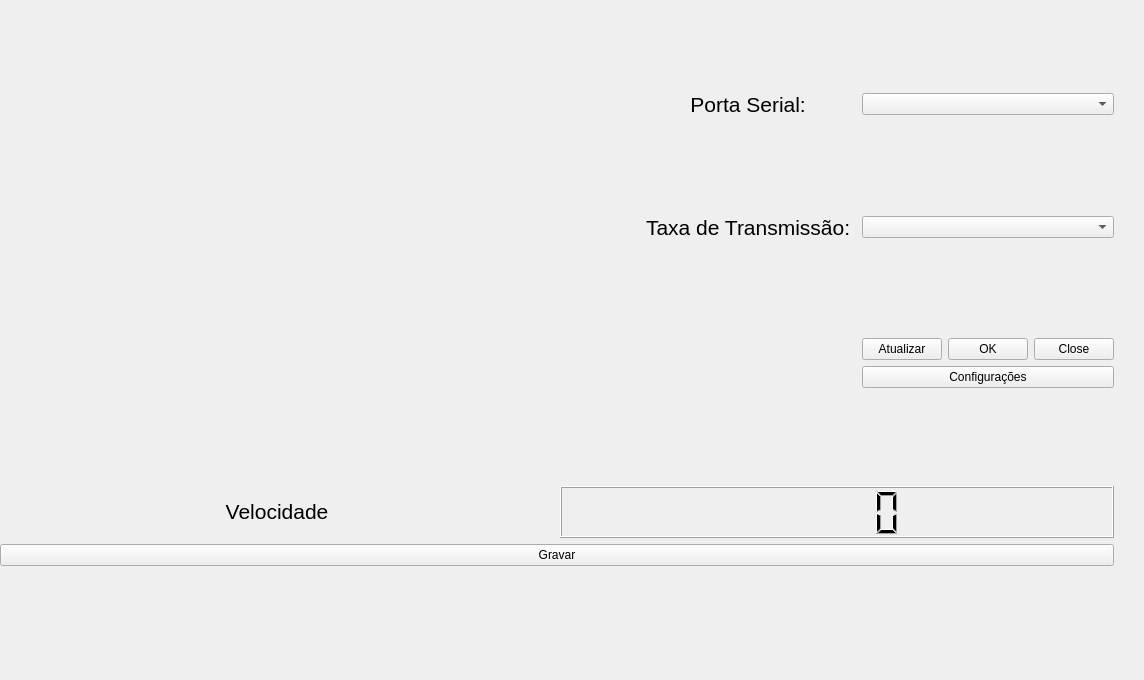
<?xml version="1.0" encoding="UTF-8"?>
<ui version="4.0">
 <class>MainWindow</class>
 <widget class="QMainWindow" name="MainWindow">
  <property name="geometry">
   <rect>
    <x>0</x>
    <y>0</y>
    <width>1144</width>
    <height>680</height>
   </rect>
  </property>
  <property name="minimumSize">
   <size>
    <width>820</width>
    <height>680</height>
   </size>
  </property>
  <property name="windowTitle">
   <string>Form1</string>
  </property>
  <widget class="QWidget" name="centralwidget">
   <widget class="QWidget" name="verticalLayoutWidget">
    <property name="geometry">
     <rect>
      <x>0</x>
      <y>0</y>
      <width>1114</width>
      <height>566</height>
     </rect>
    </property>
    <layout class="QVBoxLayout" name="verticalLayout">
     <item>
      <layout class="QHBoxLayout" name="horizontalLayout">
       <item>
        <widget class="QLabel" name="Label_Image">
         <property name="minimumSize">
          <size>
           <width>640</width>
           <height>480</height>
          </size>
         </property>
         <property name="maximumSize">
          <size>
           <width>640</width>
           <height>480</height>
          </size>
         </property>
         <property name="text">
          <string/>
         </property>
        </widget>
       </item>
       <item>
        <layout class="QGridLayout" name="gridLayout_4">
         <item row="1" column="3">
          <widget class="QComboBox" name="comboBox_Port"/>
         </item>
         <item row="1" column="1">
          <widget class="QLabel" name="Port_Label">
           <property name="maximumSize">
            <size>
             <width>16777215</width>
             <height>76</height>
            </size>
           </property>
           <property name="text">
            <string>&lt;html&gt;&lt;head/&gt;&lt;body&gt;&lt;p align=&quot;center&quot;&gt;&lt;span style=&quot; font-size:16pt; color:#000000;&quot;&gt;Porta Serial: &lt;/span&gt;&lt;/p&gt;&lt;/body&gt;&lt;/html&gt;</string>
           </property>
          </widget>
         </item>
         <item row="2" column="1">
          <widget class="QLabel" name="label">
           <property name="text">
            <string>&lt;html&gt;&lt;head/&gt;&lt;body&gt;&lt;p align=&quot;center&quot;&gt;&lt;span style=&quot; font-size:16pt; color:#000000;&quot;&gt;Taxa de Transmissão: &lt;/span&gt;&lt;/p&gt;&lt;/body&gt;&lt;/html&gt;</string>
           </property>
          </widget>
         </item>
         <item row="2" column="3">
          <widget class="QComboBox" name="comboBox_Baud"/>
         </item>
         <item row="3" column="3">
          <layout class="QVBoxLayout" name="verticalLayout_3">
           <item>
            <layout class="QGridLayout" name="gridLayout_3">
             <item row="0" column="0">
              <widget class="QPushButton" name="Refresh_Button">
               <property name="text">
                <string>Atualizar</string>
               </property>
              </widget>
             </item>
             <item row="0" column="1">
              <widget class="QPushButton" name="OK_Button">
               <property name="text">
                <string>OK</string>
               </property>
              </widget>
             </item>
             <item row="0" column="2">
              <widget class="QPushButton" name="Close_Button">
               <property name="text">
                <string>Close</string>
               </property>
              </widget>
             </item>
            </layout>
           </item>
           <item>
            <widget class="QPushButton" name="Config_Button">
             <property name="text">
              <string>Configurações</string>
             </property>
            </widget>
           </item>
          </layout>
         </item>
        </layout>
       </item>
      </layout>
     </item>
     <item>
      <layout class="QGridLayout" name="gridLayout_2">
       <item row="7" column="0">
        <layout class="QHBoxLayout" name="horizontalLayout_2">
         <item>
          <widget class="QLabel" name="Speed_Label">
           <property name="maximumSize">
            <size>
             <width>16777215</width>
             <height>77</height>
            </size>
           </property>
           <property name="text">
            <string>&lt;html&gt;&lt;head/&gt;&lt;body&gt;&lt;p align=&quot;center&quot;&gt;&lt;span style=&quot; font-size:16pt; color:#000000;&quot;&gt;Velocidade&lt;/span&gt;&lt;/p&gt;&lt;/body&gt;&lt;/html&gt;</string>
           </property>
          </widget>
         </item>
         <item>
          <widget class="QLCDNumber" name="SpeedLCD">
           <property name="maximumSize">
            <size>
             <width>16777215</width>
             <height>77</height>
            </size>
           </property>
          </widget>
         </item>
        </layout>
       </item>
      </layout>
     </item>
     <item>
      <layout class="QHBoxLayout" name="horizontalLayout_4">
       <item>
        <widget class="QPushButton" name="Record_Button">
         <property name="layoutDirection">
          <enum>Qt::LeftToRight</enum>
         </property>
         <property name="text">
          <string>Gravar</string>
         </property>
        </widget>
       </item>
      </layout>
     </item>
    </layout>
   </widget>
   <zorder>verticalLayoutWidget</zorder>
   <zorder>Label_Image</zorder>
  </widget>
 </widget>
 <resources/>
 <connections/>
</ui>
